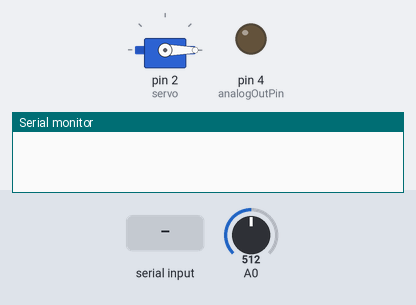
Simulated run of this sketch. Board: Arduino Uno, built with avr-gcc and run on an emulated ATmega328P. Shown: servo, output pins drawn as LEDs (lit = HIGH), the last lines printed to the serial monitor. Inputs (shaded band) come from the test bench; at power-on: A0 = 512.

Above: at 1.7 s.
1.8 s: "1" received over Serial
At 3.9 s:
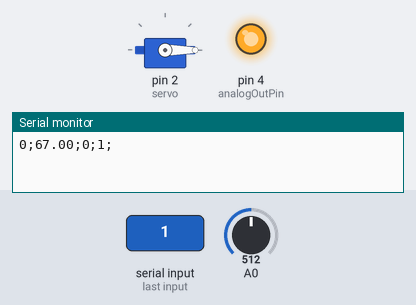
4.3 s: "90;45;200\n" received over Serial
At 6.2 s:
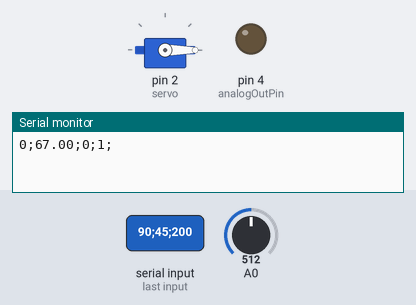
6.8 s: "1;90\n" received over Serial
At 9.0 s:
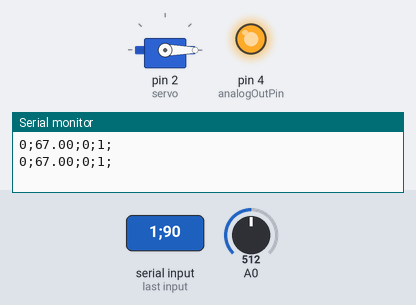
9.3 s: "30;150;10\n" received over Serial
At 11.2 s:
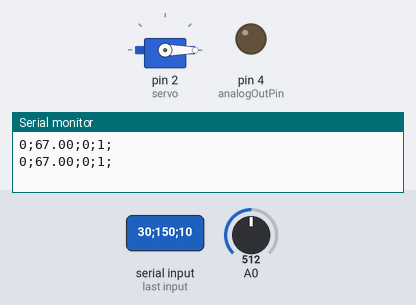
Timing chart, 0 to 12.7 s (numbered marks = the images above; inputs shaded):
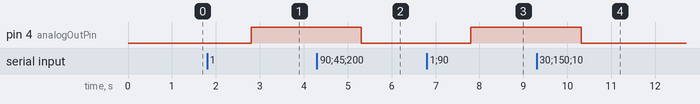

The sketch:

zad.lnk.ino
```cpp
#include <Servo.h>

Servo servo;
int angle =0;
int sensorValue=0;    //fotorezistor
const int analogOutPin = 4; // analagovy pin LED
int w = 0; //ziadana hodnota
//parametre regulatora
float P = 0.04;
float I = 0.02;
bool start_stop = 0; // premenna pre spustanie regulacie, odosielanie
bool open_bool = 0;  //inicializacia, deaktivacia
float y = 0;    //vystupna intenzita

unsigned long currentTime, previousTime;
double elapsedTime;
float error;
float lastError;
float cumError;

String message;

//testovacia sprava 1;70;0.0001;0.0002

void setup() {

    Serial.begin(9600);
    servo.attach(2);
    servo.write(0);
    delay(500);
}

void loop() {

  if (Serial.available() > 0)
    {
      nastavenie();
    }
  if (start_stop && open_bool)
    {
      vypis();
      Serial.print(";");
      Serial.print(0); //premenna pre zapis
      Serial.println(";");
      regulacia();
      servo.write(angle);
    }
}

void regulacia(){
  currentTime = millis();

  elapsedTime = (double)(currentTime - previousTime);        //compute time elapsed from previous computation
  error = w - y;                                // determine error
  cumError += error * elapsedTime;                // compute integral
  angle = P*error + I*cumError;                //PI output
  lastError = error;                                //remember current error
  previousTime = currentTime;

//ohranicenie akcneho zasahu
  if (angle>90)
    {angle = 90;}
  else if(angle<0)
    {angle = 0;}

}

void vypis()
{
    delay(500);
    sensorValue = analogRead(A0);
    y = map(sensorValue,180,670,0,100); //prepocitanie intenzity na percenta
    if (y>100)  //ohranicenie
      {y = 100;}
    else if (y<0)
      {y = 0;}
  // poslanie intenzity a uhla
    Serial.print(w);
    Serial.print(";");
    Serial.print(y);
    Serial.print(";");
    Serial.print(angle);
  }
//funkcia pre rozsekanie prijatych sprav
String getValue(String data, char separator, int index)
{
    int found = 0;
    int strIndex[] = { 0, -1 };
    int maxIndex = data.length() - 1;

    for (int i = 0; i <= maxIndex && found <= index; i++) {
        if (data.charAt(i) == separator || i == maxIndex) {
            found++;
            strIndex[0] = strIndex[1] + 1;
            strIndex[1] = (i == maxIndex) ? i+1 : i;
        }
    }
    return found > index ? data.substring(strIndex[0], strIndex[1]) : "";
}

void nastavenie(){

   cumError =0; //vynulovanie komulativnej chyby

   message = Serial.readString();
   open_bool = (getValue(message, ';', 0)=="1");
   start_stop = (getValue(message, ';', 1)=="1");
   w = getValue(message, ';', 2).toInt();
   P = getValue(message, ';', 3).toFloat();
   I = getValue(message, ';', 4).toFloat();

   if(open_bool)
   {
    analogWrite(analogOutPin, 255);

    if (start_stop==0)
      {
      vypis();
      Serial.print(";");
      Serial.print(1); //premenna pre zapis
      Serial.println(";");
      }
   }

   else
   {
    analogWrite(analogOutPin, 0);
    servo.write(0);
    }


}
```

Measured:
- after the input at 1.8 s, pin 4 (analogOutPin): LOW → HIGH after 1.0 s
- after the input at 4.3 s, pin 4 (analogOutPin): HIGH → LOW after 1.0 s
- after the input at 6.8 s, pin 4 (analogOutPin): LOW → HIGH after 1.0 s
- after the input at 9.3 s, pin 4 (analogOutPin): HIGH → LOW after 1.0 s
